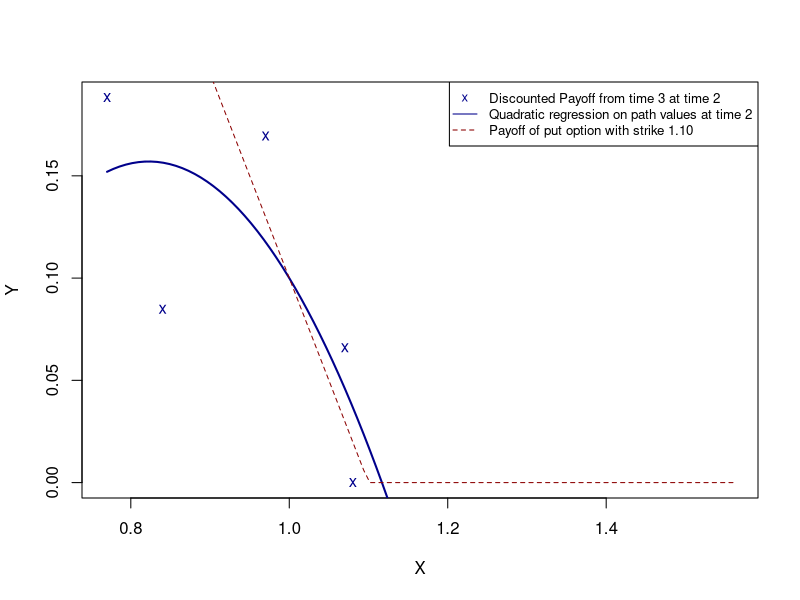
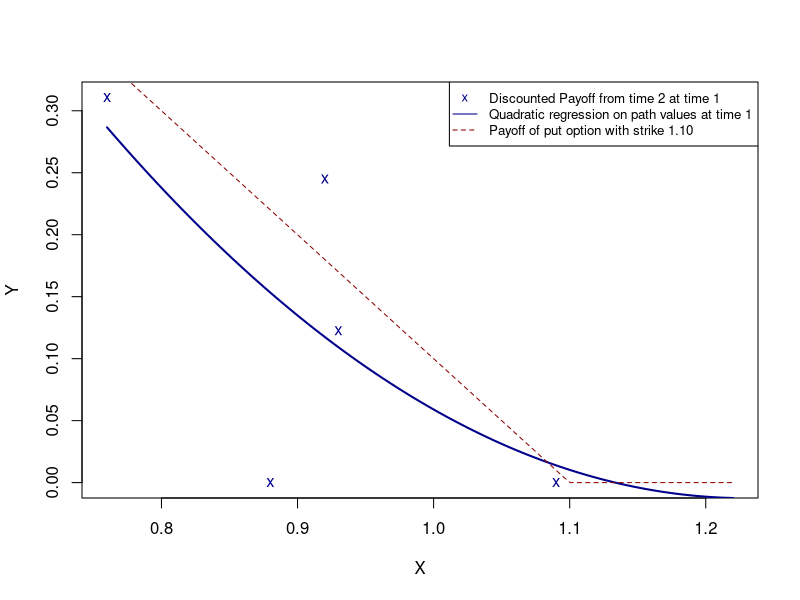

These charts were generated, in order, by the following R code:
## ---- chunk 1
( d <- exp(-0.06) )
## ---- chunk 2
paths <- matrix(c(1, 1.09, 1.08, 1.34,
                  1, 1.16, 1.26, 1.54,
                  1, 1.22, 1.07, 1.03,
                  1, 0.93, 0.97, 0.92,
                  1, 1.11, 1.56, 1.52,
                  1, 0.76, 0.77, 0.9,
                  1, 0.92, 0.84, 1.01,
                  1, 0.88, 1.22, 1.43),
                nrow = 8, ncol = 4, byrow = T)
## ---- chunk 3
payoff <- function(underlying) {
  pmax(1.10 - underlying, 0)
}
## ---- chunk 4
cashflow_matrix <- matrix(NA, nrow = 8, ncol = 3)
cashflow_3 <- payoff(paths[, 4])
cashflow_matrix[, 3] <- cashflow_3
cashflow_matrix
## ---- chunk 5
( in_the_money2 <- which(paths[, 3] < 1.10) )
## ---- chunk 6
X <- paths[in_the_money2, 3]
## ---- chunk 7
( Y <- d * cashflow_3 [in_the_money2] )
## ---- chunk 8
regression_3_on_2 <- lm(Y ~ X + I(X^2))
regression_3_on_2$coefficients
## ---- chunk 9
plot(X, Y, col="darkblue", pch="x", xlim = range(paths[, 3]))
curve(-1.070 +2.983*x - 1.813*x^2, add = T, col = "darkblue", lwd = 2)
curve(payoff, add = T, col = "darkred", lty = "dashed")
legend(x = "topright",
       legend = c("Discounted Payoff from time 3 at time 2", 
                  "Quadratic regression on path values at time 2",
                  "Payoff of put option with strike 1.10"),
       col = c("darkblue", "darkblue", "darkred"),
       lty = c(NA, "solid", "dashed"),
       pch = c("x", NA, NA),
       cex = 0.8)
## ---- chunk 10
( cashflow_exercise_at_2 <- payoff(paths[in_the_money2, 3]) )
## ---- chunk 11
Y
## ---- chunk 12
( cashflow_continuation_at_2 <- predict(regression_3_on_2, data.frame(X=X)) )
## ---- chunk 13
( paths_exercise_at_2 <- which(cashflow_exercise_at_2 > cashflow_continuation_at_2) )
## ---- chunk 14
cashflow_matrix[, 2] <- 0
## ---- chunk 15
cashflow_matrix[in_the_money2[paths_exercise_at_2], 2] <- cashflow_exercise_at_2[paths_exercise_at_2] 
## ---- chunk 16
cashflow_matrix[in_the_money2[paths_exercise_at_2], 3] <- 0 
cashflow_matrix
## ---- chunk 17
( cashflow_2 <- cashflow_matrix[, 2] )
## ---- chunk 18
( in_the_money1 <- which(paths[, 2] < 1.10) )
## ---- chunk 19
( X <- paths[in_the_money1, 2] )
## ---- chunk 20
( Y <- d * cashflow_2 [in_the_money1] )
## ---- chunk 21
regression_2_on_1 <- lm(Y ~ X + I(X^2))
regression_2_on_1$coefficients
## ---- chunk 22
plot(X, Y, col="darkblue", pch="x", xlim = range(paths[, 2]))
curve(2.038 - 3.335*x + 1.356*x^2, add = T, col = "darkblue", lwd = 2)
curve(payoff, add = T, col = "darkred", lty = "dashed")
legend(x = "topright",
       legend = c("Discounted Payoff from time 2 at time 1", 
                  "Quadratic regression on path values at time 1",
                  "Payoff of put option with strike 1.10"),
       col = c("darkblue", "darkblue", "darkred"),
       lty = c(NA, "solid", "dashed"),
       pch = c("x", NA, NA),
       cex = 0.8)
## ---- chunk 23
( cashflow_exercise_at_1 <- payoff(paths[in_the_money1, 2]) )
## ---- chunk 24
Y
## ---- chunk 25
( cashflow_continuation_at_1 <- predict(regression_2_on_1, data.frame(X=X)) )
## ---- chunk 26
( paths_exercise_at_1 <- which(cashflow_exercise_at_1 > cashflow_continuation_at_1) )
## ---- chunk 27
cashflow_matrix[, 1] <- 0
## ---- chunk 28
cashflow_matrix[in_the_money1[paths_exercise_at_1], 1] <- cashflow_exercise_at_1[paths_exercise_at_1] 
## ---- chunk 29
cashflow_matrix[in_the_money1[paths_exercise_at_1], 2:3] <- 0 
cashflow_matrix
## ---- chunk 30
mean(cashflow_matrix %*% c(d, d^2, d^3))
